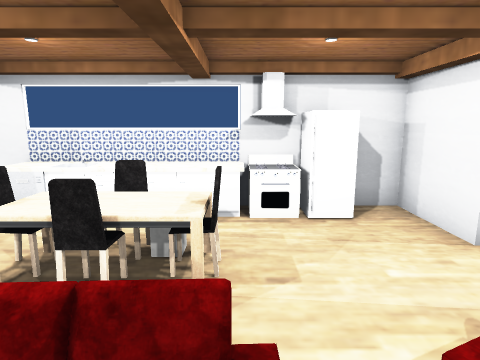
view 1 (above)

14 first-person views from a walk through a scene from a Unity 3-D project. The camera is 1.2 m above the floor, tilts 10° down and sees 75° across. Doors are open. The floor is counted in squares, 1 m on a side. Each view is taken from the middle of a square. On the plan, view 1 faces up. The plan holds only what a view shows up to about 13 squares ahead; the rest is blank. The player is left out. Some surface patterns are stand-ins.

view 2
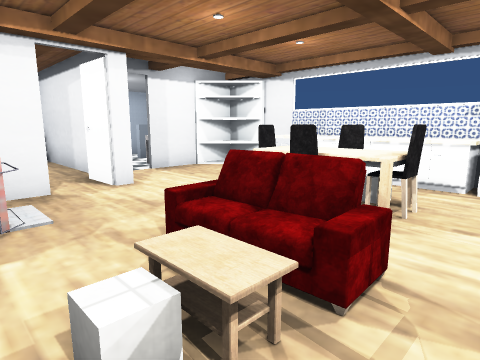

view 3
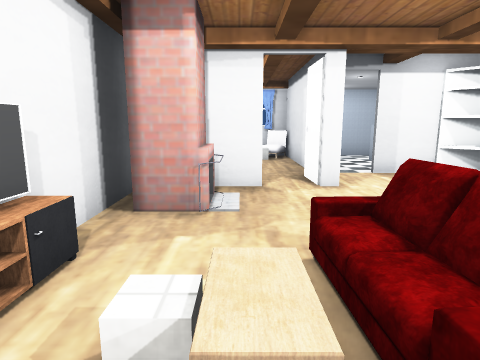

view 4
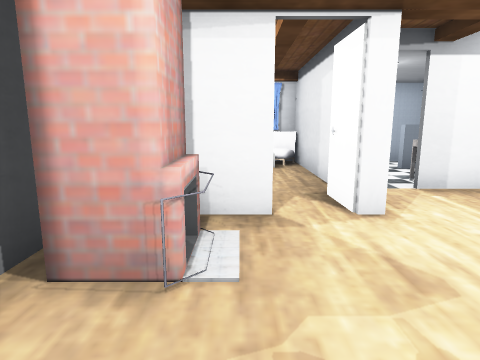

view 5
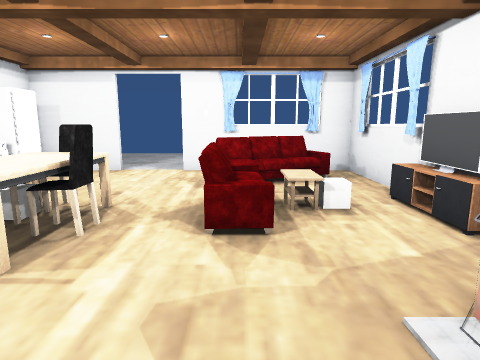

view 6
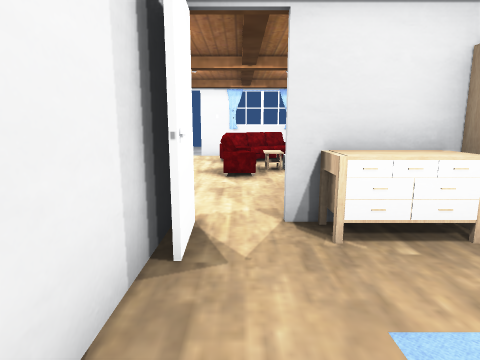

view 7
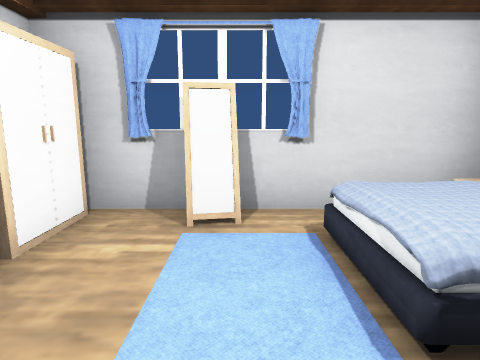

view 8
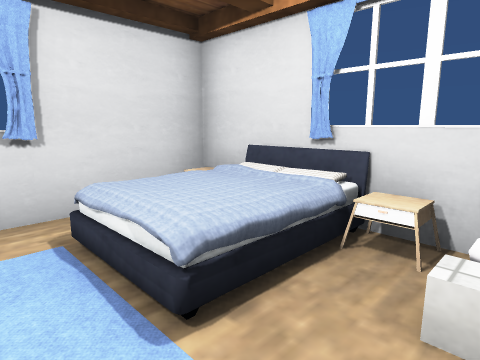

view 9
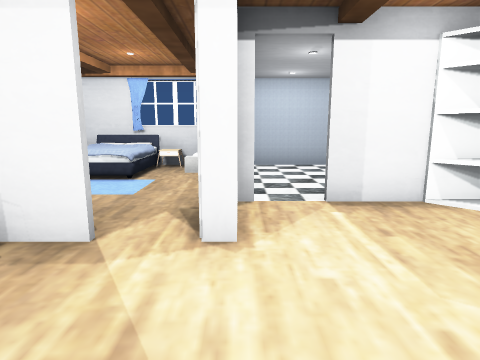

view 10
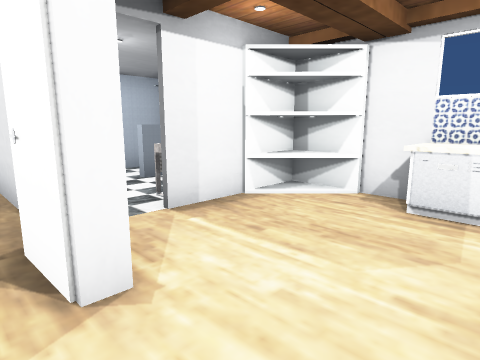

view 11
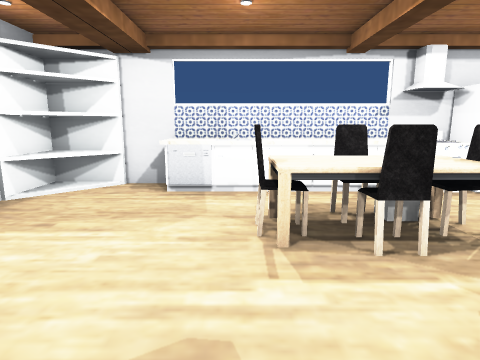

view 12
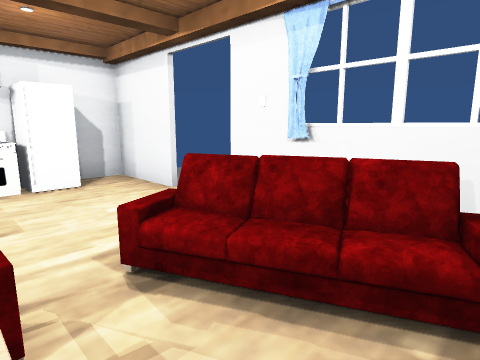

view 13
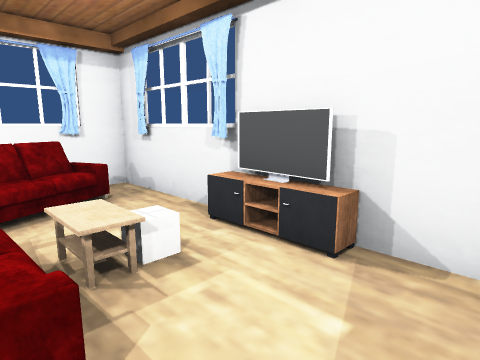

view 14
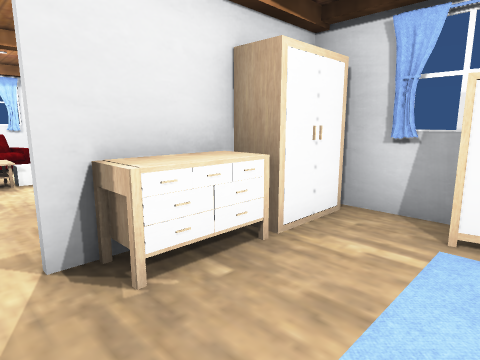

### Floor plan
Ten units are one square. View 1 is at (0, 0); x grows to the right and y downward. Boxes are objects, and circles mark ways between rooms. Rooms are numbered by the first view taken in them; rooms with no view inside come last. Other rooms are left out.
<svg viewBox="-120 -70 158 110">
<path fill="none" stroke="#000" d="M-51 -20 -51 -16 -64 -15M-53 -18 -65 -18M-51 -5 -51 8M-53 -63 -65 -52M-68 -45 -68 -32M-7 19 33 19 33 -26M33 -41 33 -64 -68 -64 -68 -54M-44 19 -14 19M-17 15 1 15M-80 30 -73 29M-52 15 -52 -5M-65 -18 -115 -18M-115 -26 -115 34 -57 34M-81 28 -73 27"/>
<rect x="-45" y="-5" width="20" height="20" fill="#bbb"><title>other object</title></rect>
<rect x="-45" y="-65" width="40" height="10" fill="#bbb"><title>other object</title></rect>
<rect x="-35" y="-45" width="10" height="20" fill="#bbb"><title>other object</title></rect>
<rect x="-25" y="-15" width="30" height="10" fill="#bbb"><title>other object</title></rect>
<rect x="-25" y="-35" width="20" height="10" fill="#bbb"><title>other object</title></rect>
<rect x="-25" y="-45" width="20" height="10" fill="#bbb"><title>other object</title></rect>
<rect x="-5" y="-45" width="10" height="20" fill="#bbb"><title>other object</title></rect>
<rect x="-5" y="-65" width="20" height="10" fill="#bbb"><title>other object</title></rect>
<rect x="5" y="-15" width="20" height="20" fill="#bbb"><title>other object</title></rect>
<rect x="15" y="-65" width="10" height="10" fill="#bbb"><title>other object</title></rect>
<rect x="-115" y="15" width="10" height="10" fill="#bbb"><title>other object</title></rect>
<rect x="-115" y="-15" width="10" height="10" fill="#bbb"><title>other object</title></rect>
<rect x="-115" y="-25" width="10" height="10" fill="#bbb"><title>other object</title></rect>
<rect x="-95" y="5" width="10" height="20" fill="#bbb"><title>other object</title></rect>
<rect x="-65" y="15" width="20" height="20" fill="#bbb"><title>other object</title></rect>
<rect x="-65" y="-5" width="10" height="20" fill="#bbb"><title>other object</title></rect>
<circle cx="-60" cy="-10" r="3" fill="#2a7"/>
<text x="-20" y="-30">1</text>
<text x="-80" y="10">2</text>
</svg>
Room 1 opens to room 2.

Where each view was taken, in squares from view 1:
view 1: 0 up, 0 right, facing up
view 2: 1 down, 1 right, facing up-left
view 3: 0 up, 1 right, facing left
view 4: 0 up, 1 left, facing left
view 5: 1 up, 5 left, facing right
view 6: 1 up, 9 left, facing right
view 7: 1 up, 8 left, facing down
view 8: 1 up, 8 left, facing down-left
view 9: 2 up, 2 left, facing left
view 10: 1 up, 3 left, facing up-left
view 11: 0 up, 3 left, facing up
view 12: 1 down, 0 right, facing up-right
view 13: 1 up, 3 left, facing down-right
view 14: 1 up, 8 left, facing down-right
